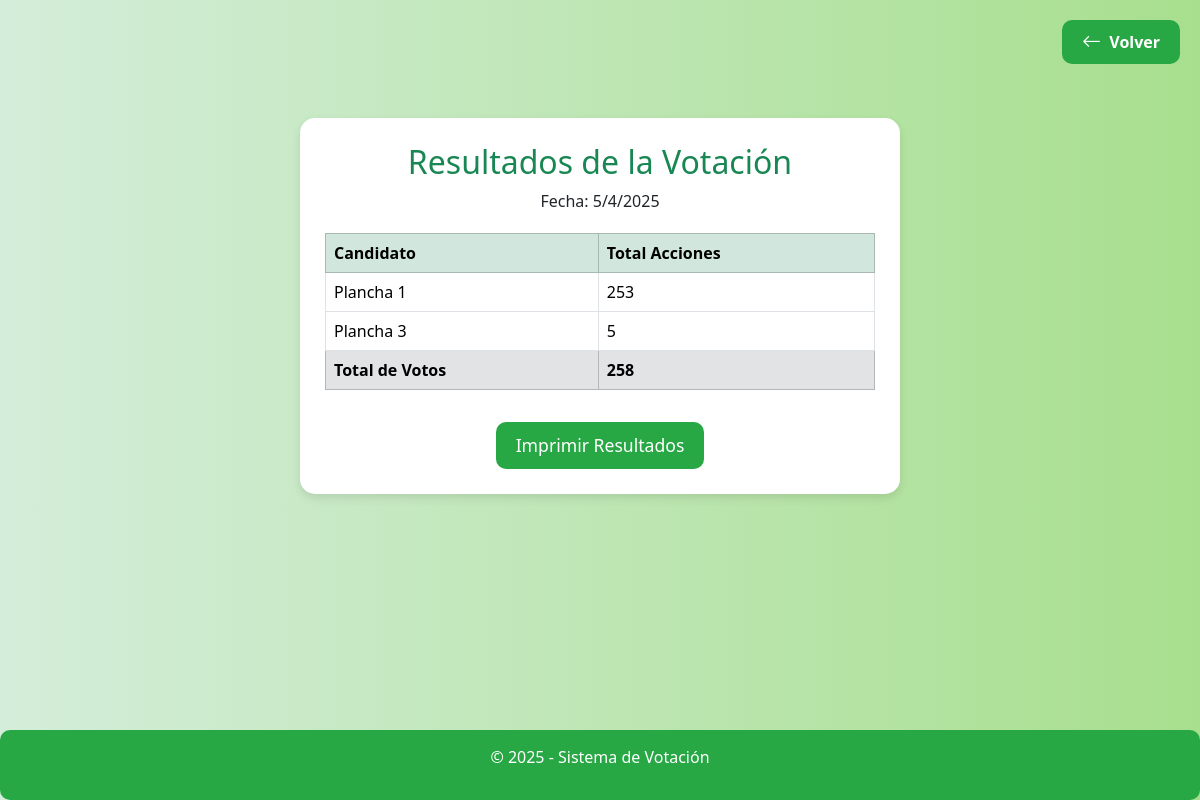
Before: /resultados.php with the older database file.
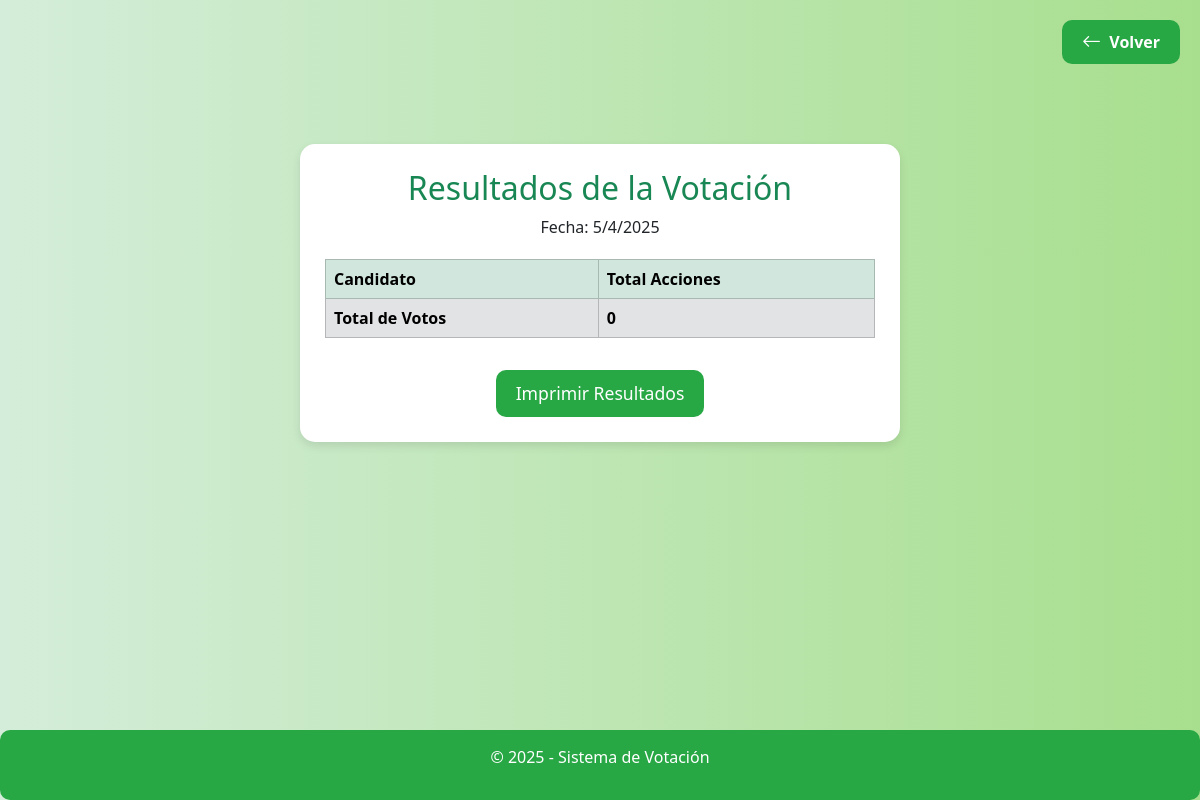
After: the same page with the newer database file.
### tables this page shows
CREATE TABLE `plancha` (
  `id` int(2) NOT NULL,
  `nombre` varchar(50) NOT NULL,
  `totalAcciones` int(5) DEFAULT 0
);

### resultados.php (the view, shortened to what this page needs)
<?php
include './logica/db-conexion.php';
?>
<head>
  <link href="https://cdn.jsdelivr.net/npm/bootstrap@5.3.3/dist/css/bootstrap.min.css" rel="stylesheet">
  <link rel="stylesheet" href="https://cdnjs.cloudflare.com/ajax/libs/bootstrap-icons/1.10.5/font/bootstrap-icons.min.css">
</head>
<body>
  <a href="admin.php" class="btn-back">
    <i class="bi bi-arrow-left"></i> Volver
  </a>
  <div class="container-results">
    <h2 class="text-success">Resultados de la Votación</h2>
    <p id="current_date"></p>
    <table class="table table-bordered">
      <thead class="table-success">
        <tr>
          <th>Candidato</th>
          <th>Total Acciones</th>
        </tr>
      </thead>
      <tbody>
        <?php
          $sqlcandidatos = "SELECT * FROM plancha WHERE TotalAcciones > 0 ORDER BY TotalAcciones DESC";
          $ejecucionCandidatos = mysqli_query($conexion, $sqlcandidatos);
          $totales = 0;
          if ($ejecucionCandidatos) {
            while ($row = mysqli_fetch_array($ejecucionCandidatos)) {
              echo "<tr>
                      <td>" . $row['Nombre'] . "</td>
                      <td>" . number_format($row['TotalAcciones']) . "</td>
                    </tr>";
              $totales += intval($row['TotalAcciones']);
            }
            echo "<tr class='table-secondary'>
                    <td><strong>Total de Votos</strong></td>
                    <td><strong>" . number_format($totales) . "</strong></td>
                  </tr>";
          } else {
            echo "<tr><td colspan='2'>Todavía no se pueden presentar resultados.</td></tr>";
          }
        ?>
      </tbody>
    </table>
    <button class="btn btn-custom mt-3" onclick="printResults()">Imprimir Resultados</button>
  </div>
  <footer class="footer">
    <p>&copy; <?php echo date("Y"); ?> - Sistema de Votación</p>
  </footer>
</body>
</html>

### resultados.php (style rules this page uses)
body { background: linear-gradient(to right, #d4edda, #a8df8e); min-height: 100vh; display: flex; flex-direction: column; }
.container-results { background: #fff; padding: 25px; border-radius: 15px; box-shadow: 0 4px 10px rgba(0, 0, 0, 0.1); width: 100%; max-width: 600px; margin: auto; text-align: center; }
.table { margin-top: 20px; background: #e9f5e9; border-radius: 10px; }
.footer { background-color: #28a745; color: white; padding: 15px; border-radius: 10px; text-align: center; margin-top: auto; }
.btn-custom { background-color: #28a745; border: none; border-radius: 10px; padding: 10px 20px; font-size: 1.1rem; transition: background-color 0.3s ease; color: white; }
.btn-back { position: absolute; top: 20px; right: 20px; background-color: #28a745; color: white; border: none; padding: 10px 20px; border-radius: 10px; font-size: 1rem; text-decoration: none; display: flex; align-items: center; gap: 8px; font-weight: bold; transition: background 0.3s ease; }
.btn-back i { font-size: 1.2rem; }

Changed rows visible on the page:
removed plancha: Nombre "Plancha 1", TotalAcciones "253"
removed plancha: Nombre "Plancha 3", TotalAcciones "5"
Other visible differences:
$totales: "258" → "0"
